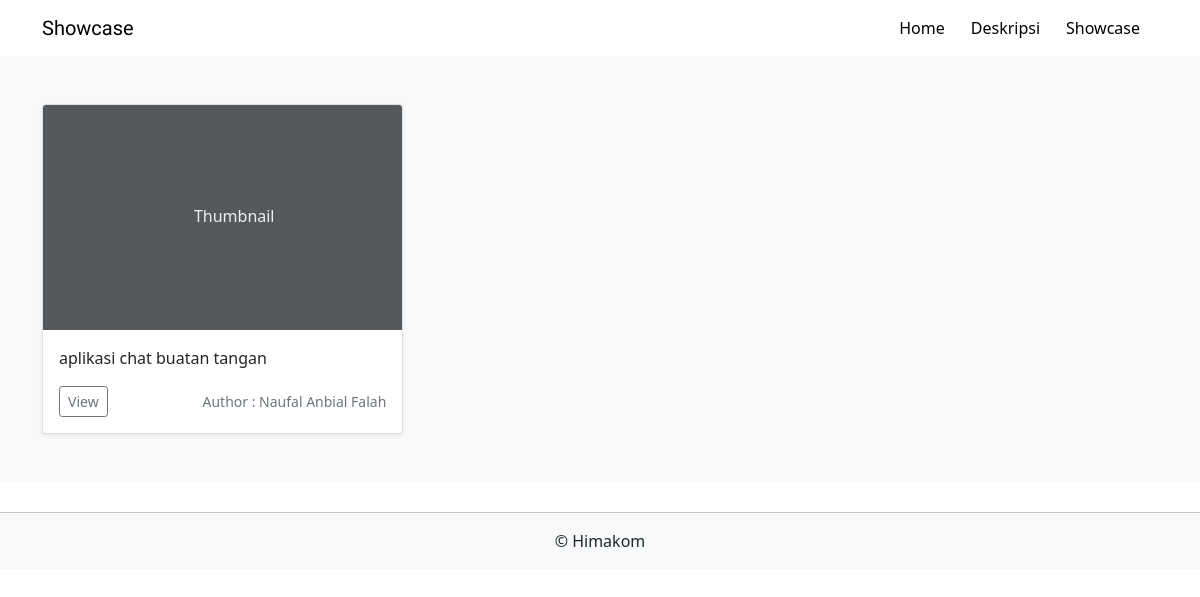
Before: /showcase with the older database file.
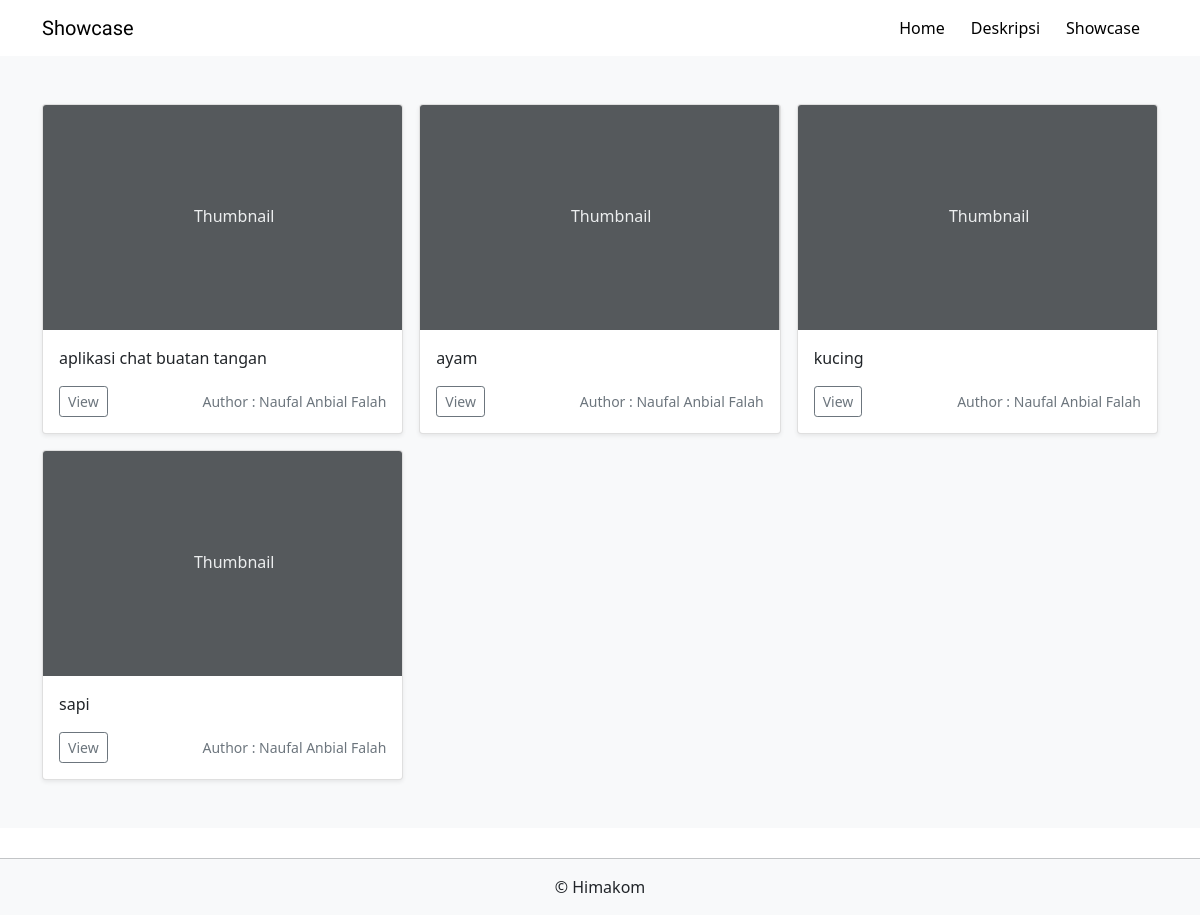
After: the same page with the newer database file.
### showcase/models.py (models this page shows, shortened)
class Project(models.Model):
    judul = models.CharField(max_length=64)
    deskripsi = models.TextField(max_length=1000)
    link_youtube = models.CharField(max_length=64)
    link_cover = models.CharField(max_length=500)
    author = models.ForeignKey(Author, on_delete=models.CASCADE, related_name='made_by')

class Author(models.Model):
    npm = models.CharField(max_length=11)
    nama = models.CharField(max_length=64)
    program_studi = models.CharField(max_length=64, default='Ilmu Komputer/Manajemen Informatika')
    angkatan = models.IntegerField()
    def __str__(self):
       return self.nama

### showcase/views.py (the view)
# urls.py: path('', include('showcase.urls'))
def showcase(request):
    return render(request, 'showcase/showcase.html', {
        "projects": Project.objects.all()
    })

### showcase/templates/showcase/showcase.html (shortened to what this page needs)
{% extends "showcase/layout.html" %}
{% block body %}
	<div class="album py-5 bg-light">
		<div class="container">
			<div class="row row-cols-1 row-cols-sm-2 row-cols-md-3 g-3">
				{% for i in projects %}
					<div class="col">
						<div class="card shadow-sm">
							<svg class="bd-placeholder-img card-img-top" width="100%" height="225"
								xmlns="http://www.w3.org/2000/svg" role="img" aria-label="Placeholder: Thumbnail"
								preserveAspectRatio="xMidYMid slice" focusable="false">
								<rect width="100%" height="100%" fill="#55595c" /><text x="42%" y="50%" fill="#eceeef"
									dy=".3em">Thumbnail</text>
							</svg>
							<div class="card-body">
								<p class="card-text">{{ i.judul }}</p>
								<div class="d-flex justify-content-between align-items-center">
									<div class="btn-group">
										<a href="{% url 'detail' %}?id={{i.id}}" class="btn btn-sm btn-outline-secondary">View</a>
									</div>
									<small class="text-muted">Author : {{ i.author }}</small>
								</div>
							</div>
						</div>
					</div>
				{% endfor %}
			</div>
		</div>
	</div>
	<footer class="footer bg-light">
		<hr class="featurette-divider">
		<div class="container">
			<div class="row">
				<p class="text-footer"> &copy; Himakom</p>
			</div>
		</div>
	</footer>
{% endblock %}

### showcase/templates/showcase/layout.html (shortened to what this page needs)
{% load static %}
<!DOCTYPE html>
<html lang="en">
<head>
    <link href="{% static 'showcase/css/bootstrap.min.css' %}" rel="stylesheet">
    <link href="{% static 'showcase/css/style.css' %}" rel="stylesheet">
</head>
    <body>
        <nav class="navbar justify-content-center navbar-expand-lg navbar-light">
        <div class="container">
            <a class="navbar-brand logo-top" href="{% url 'index' %}">Showcase</a>
            <div class="collapse navbar-collapse justify-content-end" id="navbarNavAltMarkup">
                <div class="navbar-nav">
                    <a class="nav-link active" aria-current="page" href="{% url 'index' %}">Home</a>
                    <a class="nav-link active" aria-current="page" href="{% url 'index' %}#about">Deskripsi</a>
                    <a class="nav-link active" href="{% url 'showcase' %}">Showcase</a>
                </div>
            </div>
        </div>
    </nav>
        {% block body %}
        {% endblock %}
    </body>
</html>

### showcase/static/showcase/css/style.css (style rules this page uses)
.navbar-brand { font-family: viga; size: 32px; }
.footer { margin-top: 30px; }
.text-footer { text-align: center; }
@media (min-width: 992px) { .navbar-brand, .nav-link { color: black !important; } }
@media (min-width: 992px) { .nav-link { margin-right: 10px; } }

Changed rows visible on the page:
added Project: judul "ayam", author "Naufal Anbial Falah"
added Project: judul "kucing", author "Naufal Anbial Falah"
added Project: judul "sapi", author "Naufal Anbial Falah"
